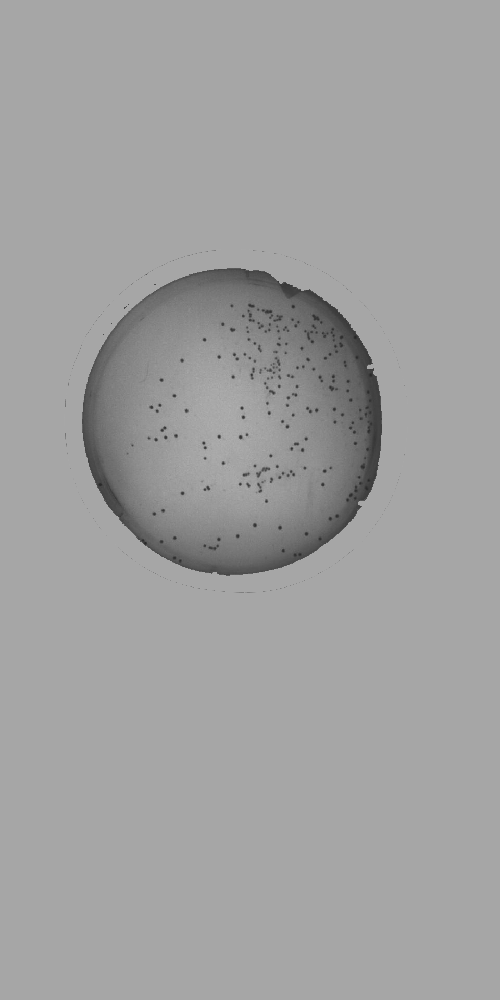
#> input picture MachineLearning/Teacher.png, 500 x 1000 px, shrunk from 960 x 1920 before the run
$ python Picture.py
#> lines starting #> are read from the running program, lines starting #| are printed output that depends on the picture; after the words box and inside, x2 and y2 are one past the last pixel; in counts of white or black regions, pixels touching at a corner belong together
import cv2 as cv
import numpy as np
import matplotlib.pyplot as plt
import os

def all_change(func, im):
	for i in range(h):
		for j in range(w):
			func(im, i, j)

def binary(im, i, j):
	im[i][j] = 0 if im[i][j] < minvalue else 255
	return 0

'''def divide_image(im):
	w = np.size(im, 1)
	span = w // 4
	im1 = im[..., :span]
	im2 = im[..., span: 2* span]
	im3 = im[..., 2 * span: 3 * span]
	im4 = im[..., 3 * span:]
	return im1, im2, im3, im4

def clean_dot(im, i, j):
	if im[i][j] == 0:
		cnt = 0
		if i == 0:
			cnt += 1 + int(im[i + 1][j] != 0)
		elif i == h - 1:
			cnt += 1 + int(im[i - 1][j] != 0)
		else:
			cnt += int(im[i + 1][j] != 0) + int(im[i - 1][j] != 0)
		if j == 0:
			cnt += 1 + int(im[i][j + 1] != 0)
		elif j == w - 1:
			cnt += 1 + int(im[i][j - 1] != 0)
		else:
			cnt += int(im[i][j + 1] != 0) + int(im[i][j - 1] != 0)
		if cnt >= 3:
			im[i][j] = 255
	return 0'''

#for i in range(1):
i = 1
file_name = 'Teacher.png'
im = cv.imread(file_name, 0)
#> im is the input picture: shape (1000, 500); min 39, max 181, mean 160.4
h, w = np.shape(im)
#> h = 1000; w = 500
print(h, w)
#| 1000 500
hist_data = im.flat[:].tolist()
#> hist_data = 500000 items
'''plt.hist(hist_data)
plt.show()'''

ls = [0] * (1 + 255 // 10)
for i in range(len(hist_data)):
	ls[hist_data[i] // 10] += 1
#> after the loop, ls = 26 values, max 435665 at index 16, min 0 at index 0, mean 19230.8
ls_bak = ls[:]
#> ls_bak has the same summary as ls
i = 0
while i < len(ls):
	if ls[i] < 10:
		del ls[i]
	else:
		i += 1
#> this loop made 26 passes
#> after the loop, i = 14
half = len(ls) // 2
#> half = 7
max1 = ls.index(max(ls[:half]))
#> max1 = 6
max2 = ls.index(max(ls[half:]))
#> max2 = 12
minvalue = ls_bak.index(min(ls[max1:max2])) * 10 + 5
#> minvalue = 105
all_change(binary, im)
#> after the loop in all_change, `for i in range(h):`:
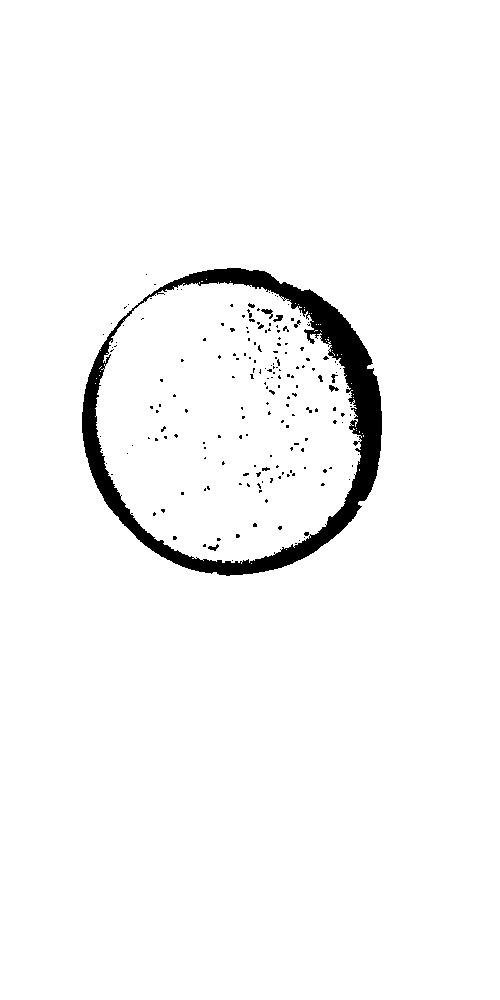
#> im: shape (1000, 500); 96.9% white; 191 black regions (180 under 20 px), largest, box (x1, y1, x2, y2) and area: (82, 268, 382, 576) 14300, (261, 309, 273, 319) 54, (273, 315, 283, 322) 41
plt.imshow(im, cmap = 'gray')

'''all_change(clean_dot, im)
im1, im2, im3, im4 = divide_image(im)
plt.subplot(221)
plt.imshow(im1, cmap = 'gray')
plt.xticks([]), plt.yticks([])
plt.subplot(222)
plt.imshow(im2, cmap = 'gray')
plt.xticks([]), plt.yticks([])
plt.subplot(223)
plt.imshow(im3, cmap = 'gray')
plt.xticks([]), plt.yticks([])
plt.subplot(224)
plt.imshow(im4, cmap = 'gray')
plt.xticks([]), plt.yticks([])'''

plt.show()
